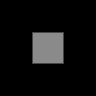

This is a level from a 2D game, rendered from its Tiled map with the project's own tilesets. A one-line summary and the map file follow, with tile-layer data summarised:
An orthogonal 3x3 tile map with 32x32 px tiles, 3 tile layers (regions, input_foreground, output_collision), 2 tilesets.

<map version="1.0" orientation="orthogonal" width="3" height="3" tilewidth="32" tileheight="32">
 <tileset firstgid="1" source="../tilesets/Simple.tsx" />
 <tileset firstgid="2" source="../tilesets/regiondef.tsx" />
 <layer name="regions" width="3" height="3">
  <data>[9 cells, 1 non-empty, 1 distinct tile ids]</data>
 </layer>
 <layer name="input_foreground" width="3" height="3">
  <data>[9 cells, 1 non-empty, 1 distinct tile ids]</data>
 </layer>
 <layer name="output_collision" width="3" height="3" opacity="0">
  <data>[9 cells, 1 non-empty, 1 distinct tile ids]</data>
 </layer>
</map>
